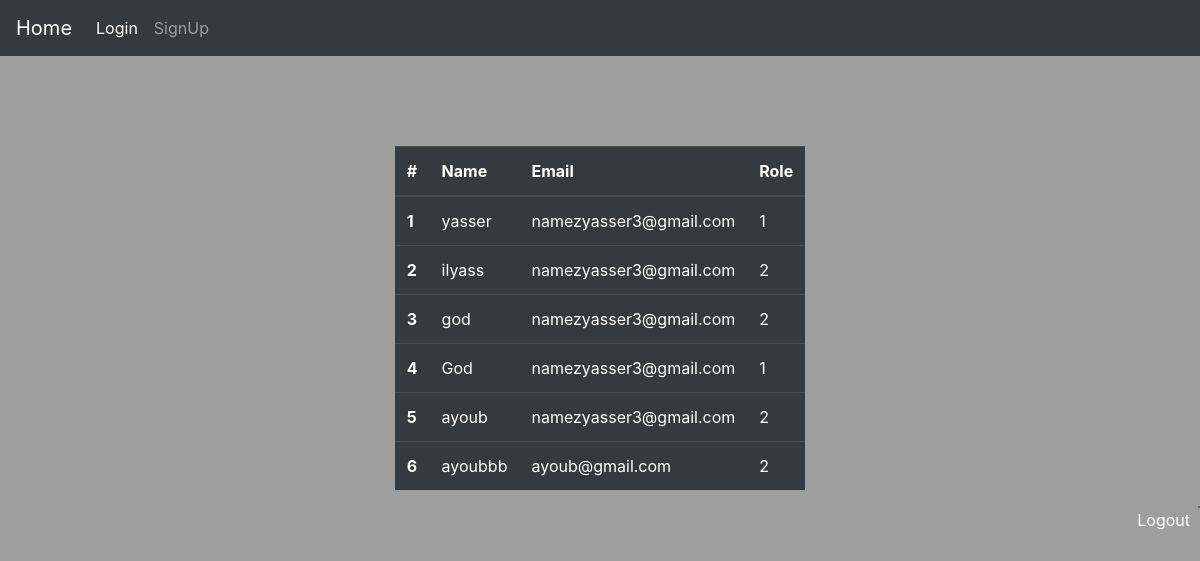
The page / (signed in) on the database its author committed.
### dbroles.py (models this page shows)
class User(db.Model):
    __tablename__ = 'users'
    id = db.Column(db.Integer, primary_key =True)
    name = db.Column(db.String(64), unique=True, index=True)
    email = db.Column(db.String(64))
    password=db.Column(db.String(64),nullable=False)
    role_id = db.Column(db.Integer, db.ForeignKey('roles.id'))

### app.py (the view)
@app.route('/')
def home():
    if "user" in session:
        return render_template("users.html",users=User.query.all())
    return redirect(url_for('login'))

### templates/users.html
{% extends 'base.html'%}
{% block users %}
<table class="table table-dark">
    <thead class="thead-dark">
      <tr>
        <th scope="col">#</th>
        <th scope="col">Name</th>
        <th scope="col">Email</th>
        <th scope="col">Role</th>
      </tr>
    </thead>
    <tbody>
{%for user in users %}
      <tr>
        <th scope="row">{{user.id}}</th>
        <td>{{user.name}}</td>
        <td>{{user.email}}</td>
        <td>{{user.role_id}}</td>
      </tr>
{%endfor%}
</tbody>
</table>
<footer>
  <button class="btn btn-outline-dark" id="btn" ><a href="{{url_for('logout')}}" class="btn">Logout</a></button>
</footer>
{%endblock %}

### templates/base.html (shortened to what this page needs)
<!DOCTYPE html>
<html lang="en">
<head>
    <link rel="stylesheet" href="https://cdn.jsdelivr.net/npm/bootstrap@4.4.1/dist/css/bootstrap.min.css">    <title>docs</title>
</head>
<body>
    <nav class="navbar navbar-expand-lg navbar-dark bg-dark">
        <a class="navbar-brand" href="{{url_for('home')}}">Home</a>
        <div class="collapse navbar-collapse" id="navbarNav">
          <ul class="navbar-nav">
            <li class="nav-item active">
              <a class="nav-link" href="{{url_for('login')}}">Login</a>
            </li>
            <li class="nav-item">
              <a class="nav-link" href="{{url_for('signup')}}">SignUp</a>
            </li>
          </ul>
        </div>
      </nav>
      <section>
        {% block login %}{%endblock %} {% block signup %}{%endblock %} {% block users %}{%endblock %}
      </section>
</body>
</html>

### templates/base.html (style rules this page uses)
body { background-color: rgb(158, 158, 158); }
section { margin-top: 90px; position: relative; display: grid; justify-content: center; align-items: center; }
#btn { position:absolute; color: white; right:0; text-align: center; padding: 0%; }
.btn { position:absolute; color: white; right:8px; text-align: center; padding: 0%; }

### rows shown on the page
User: id "1", name "yasser", email "namezyasser3@gmail.com", role_id "1"
User: id "2", name "ilyass", email "namezyasser3@gmail.com", role_id "2"
User: id "3", name "god", email "namezyasser3@gmail.com", role_id "2"
User: id "4", name "God", email "namezyasser3@gmail.com", role_id "1"
User: id "5", name "ayoub", email "namezyasser3@gmail.com", role_id "2"
User: id "6", name "ayoubbb", email "ayoub@gmail.com", role_id "2"
